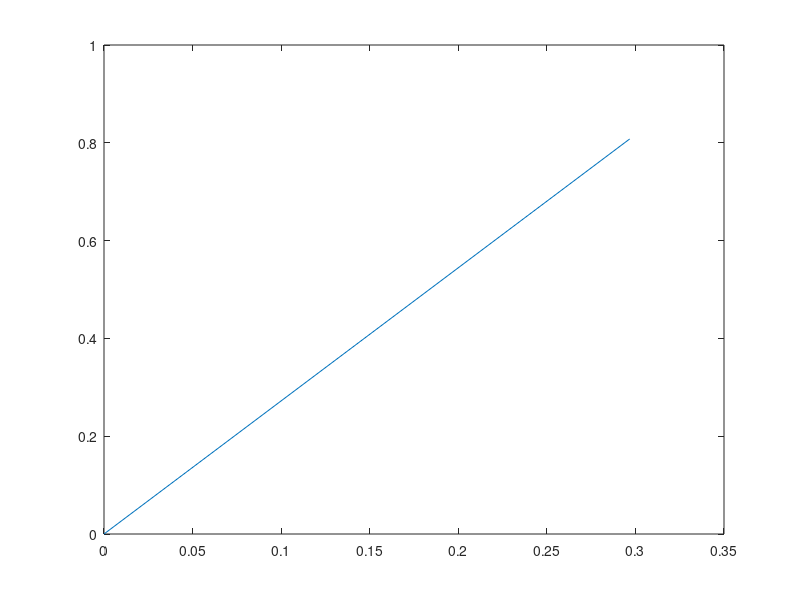

The MATLAB script that drew this image: (Note: this script raises an error after producing the figure.)
close all ; clear all; clc;

load Q1data.mat

[n,m]=size(XData)

dataVec = XData;


k=5; 


IndexSet = randi(k,n,1);


%haider likes zero initalization! 
Cvalues = zeros(k,size(XData,2))

%%%%%%% Gets C_1


% first step of k++
randIndex = randi(n);

% first cluster rep vector!
Cvalues(1,:)= dataVec(randIndex,:)

% eliminates data point
dataVec(randIndex,:)= []



%%



%% Plots initalized Values

plot2 = plot(Cvalues(:,1),Cvalues(:,2));
    plot2.LineStyle = 'none' ;
    plot2.Marker = 'O';
    plot2.MarkerSize = 10;
    plot2.MarkerFaceColor = 'r';
hold on;
plot1 = scatter(XData(:,1),XData(:,2),50,IndexSet,'filled');

